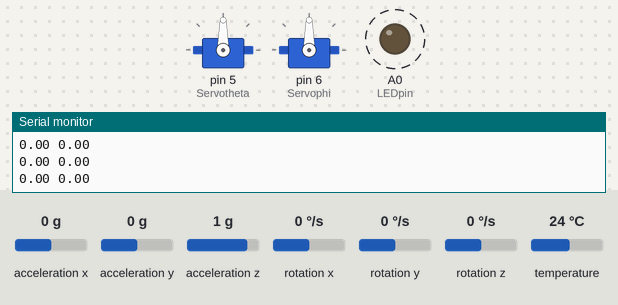
This sketch was run on a simulated Arduino Uno, built with avr-gcc and run on an emulated ATmega328P. On the bench: 2 × servo, output pins drawn as LEDs (lit = HIGH), the last lines printed to the serial monitor. Dashed ring = blinking. Inputs (shaded band) come from the test bench; at power-on: acceleration x 0 g, acceleration y 0 g, rotation x 0 °/s, rotation y 0 °/s, acceleration z 1 g, rotation z 0 °/s, temperature 24 °C.

Above: at 1.19 s.
1.4 s: acceleration x set to -1.4 g
At 1.71 s:
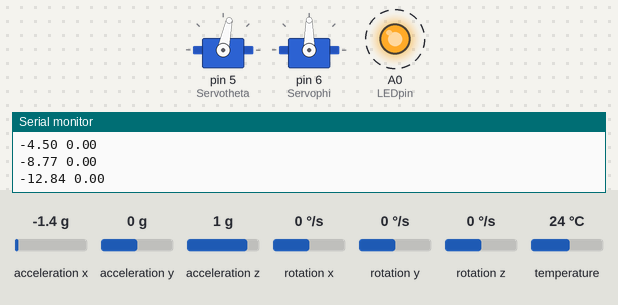
4.4 s: acceleration y set to -1.4 g
At 4.62 s:
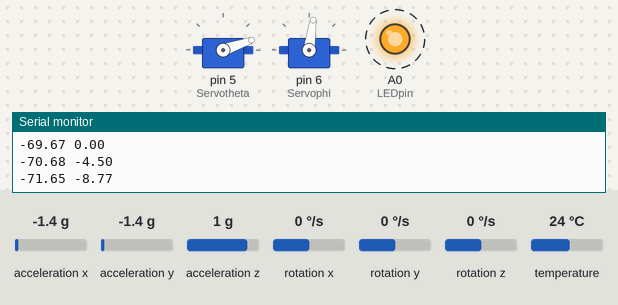
7.4 s: rotation x set to 100 °/s
10.4 s: rotation y set to -192 °/s
13.4 s: rotation x set to -192 °/s
At 13.56 s:
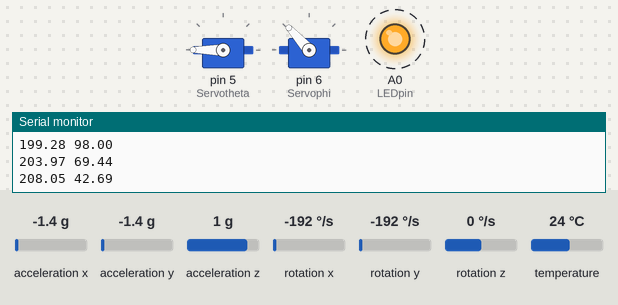
16.4 s: acceleration x set to 0.8 g
19.4 s: acceleration x set to 1.1 g
At 20.02 s:
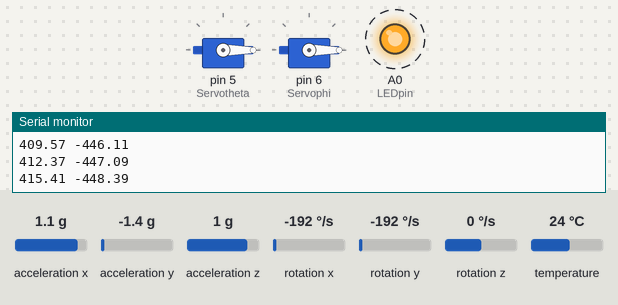
Timing chart, 0 to 23.4 s (numbered marks = the images above; inputs shaded):
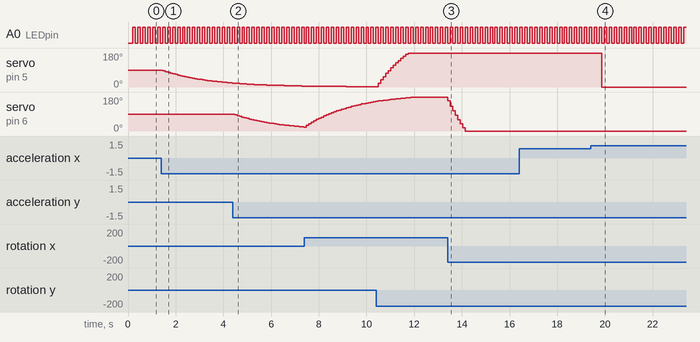

Measured:
- the behaviour switches between 0.9 and 1 g on acceleration x (found by bisection; images 3 and 4)
- after the input at 1.4 s, servo on pin 5 (Servotheta): moves from 90° to 21° over 2.9 s, starting after 0.05 s
- after the input at 4.4 s, servo on pin 6 (Servophi): moves from 90° to 21° over 2.9 s, starting after 0.07 s
- after the input at 13.4 s, servo on pin 6 (Servophi): moves from 180° to 0° over 0.73 s, starting at once
- after the input at 19.4 s, servo on pin 5 (Servotheta): 180° → 0° after 0.46 s instead of 0.99 s
- by itself, A0 (LEDpin): alternates HIGH for 0.10 s and LOW for 0.10 s

The sketch:

2X-camera_gamble.ino
```cpp
// the idea of low pass filter from https://www.youtube.com/watch?v=IKgqDzfKNW0&list=PLGs0VKk2DiYwEo-k0mjIkWXlkrJWAU4L9&index=8
// very simple idea put more effective ---> note p1 + p2 = 1 in p1(thetaOld) + p2(thetaNew) = thetaNew


#include<I2Cdev.h>
#include<Servo.h>
#include <Adafruit_MPU6050.h>
#include <Adafruit_Sensor.h>
#include <Wire.h>

Servo SerTheta;
Servo SerPhi;

int LEDpin = A0;
int Servotheta=5;
int Servophi=6;
bool blinkState = true;
int dt = 100;

float theta = 0;  //pitch --->raw data
float phi= 0;     //roll  --->raw data

float thetaAn =0; //for if staments
float phiAn =0;

// after the filter

float thetaG = 0;
float phiG = 0;
float thetafinal = 0;
float phifinal = 0;

unsigned long millisOld;
float TimeDiff;

Adafruit_MPU6050 mpu;

void setup(void) {

  Serial.begin(115200);
  while (!Serial) {
    delay(10); // puse untill serial come up
  }

  // Try to initialize! --> check if the sensor is conected probably
  Serial.print("Initializing I2C devices...");
  if (!mpu.begin()) {
    Serial.println("Failed to find MPU6050 chip");
    while (1) {
      delay(10);
    }
  }

  millisOld = millis();

  mpu.setAccelerometerRange(MPU6050_RANGE_16_G);
  mpu.setGyroRange(MPU6050_RANGE_250_DEG);
  mpu.setFilterBandwidth(MPU6050_BAND_21_HZ);

  pinMode(LEDpin, OUTPUT);
  SerTheta.attach(Servotheta);
  SerPhi.attach(Servophi);

  delay(dt);
}
//////////////////////////////////////  loop /////////////////////////
void loop() {

  /* Get  sensor events with the readings */
  sensors_event_t a, g, temp;
  mpu.getEvent(&a, &g, &temp);
  thetaAn = a.acceleration.x/9.81;
  phiAn = a.acceleration.y/9.81;
  // the if statment to make sure that arcCos doesn't take a value bigger than 1 or less than -1
  if(thetaAn > 1){
     thetaAn = 1;
    }
  else if(thetaAn < -1){
    thetaAn =-1;
   }

   if(phiAn > 1){
     phiAn = 1;
    }
  else if(phiAn < -1){
    phiAn =-1;
   }
  theta = asin(thetaAn)*(180./3.14159265359); //pitch angle
  phi = asin(phiAn)*(180./3.14159265359); // yaw angle


///gyro angles from the equation --> theta = theta + ω*dt   ω angler velocity

  TimeDiff = (millis() - millisOld )/1000.; //millis comes with milli second delay
  millisOld = millis();
  thetaG -= (g.gyro.y)*(180./PI)*TimeDiff;
  phiG += (g.gyro.x)*(180./PI)*TimeDiff;

  thetafinal = (thetafinal-(g.gyro.y)*(180./PI)*TimeDiff)*.95 +theta*.05;
  phifinal = (phifinal + (g.gyro.x)*(180./PI)*TimeDiff)*.95 +phi*.05;

  //controle Servos

  SerTheta.write(map(thetafinal, -90, 90, 0 , 180));
  SerPhi.write(map(phifinal, -90, 90, 0 , 180));


  Serial.print(thetafinal);
  Serial.print(" ");
  Serial.println(phifinal);


  blinkState = !blinkState;
  digitalWrite(LEDpin, blinkState);
  delay(dt);

}
```
